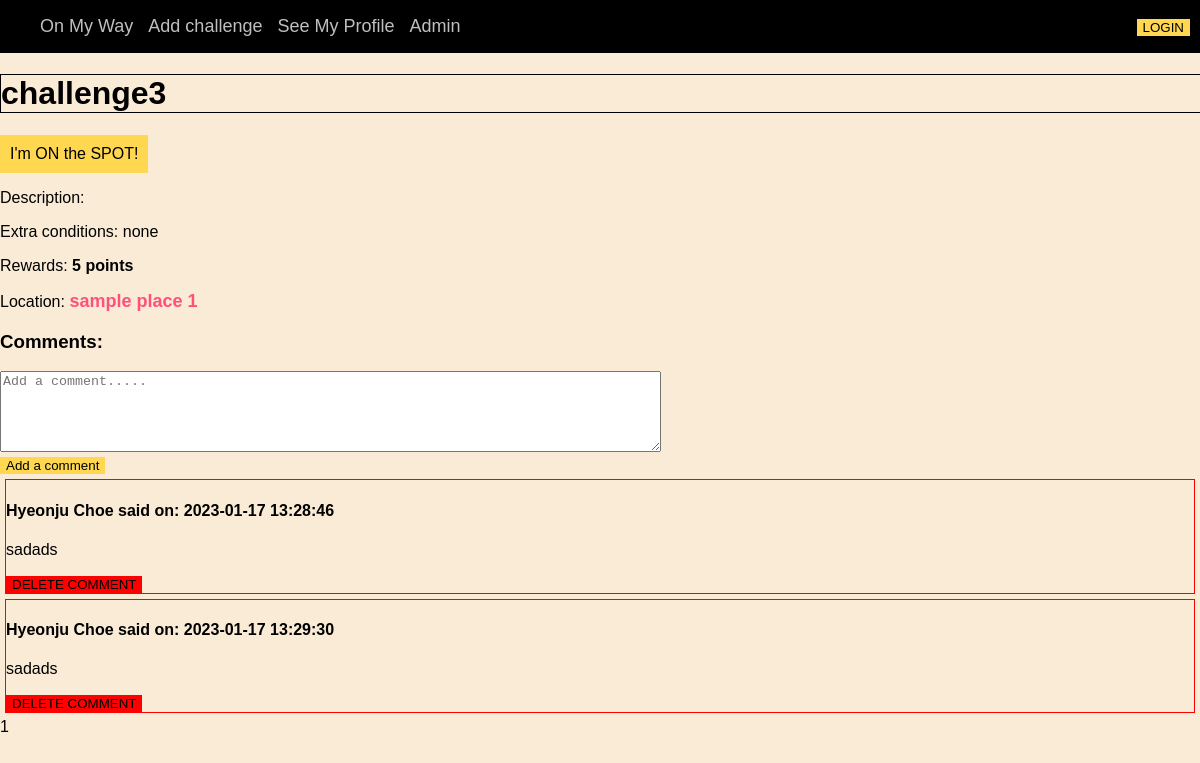
The page /index.php?action=challenge-specific&id=3 on the database its author committed.
### tables this page shows
CREATE TABLE challenges (
  id int(11) NOT NULL AUTO_INCREMENT,
  name varchar(30) DEFAULT NULL,
  content text NOT NULL,
  place_id int(11) NOT NULL,
  conditions varchar(100) DEFAULT NULL,
  score int(11) DEFAULT NULL,
  users_accomplished int(11) DEFAULT NULL,
  created_date datetime NOT NULL DEFAULT current_timestamp(),
  updated_date datetime NOT NULL DEFAULT current_timestamp(),
  PRIMARY KEY (id)
);

CREATE TABLE places (
  id int(11) NOT NULL AUTO_INCREMENT,
  name varchar(30) DEFAULT NULL,
  latitude decimal(18,15) NOT NULL DEFAULT 37.536228509594000,
  longitude decimal(18,15) NOT NULL DEFAULT 126.894975568805080,
  PRIMARY KEY (id)
);

CREATE TABLE challenge_comments (
  id int(11) NOT NULL AUTO_INCREMENT,
  content varchar(10000) DEFAULT NULL,
  date_added datetime NOT NULL,
  user_id int(11) NOT NULL,
  challenge_id int(11) NOT NULL,
  PRIMARY KEY (id)
);

CREATE TABLE users (
  id int(11) NOT NULL AUTO_INCREMENT,
  username varchar(64) NOT NULL,
  password varchar(64) NOT NULL,
  first_name varchar(64) NOT NULL,
  last_name varchar(64) NOT NULL,
  email varchar(64) NOT NULL,
  created_date datetime NOT NULL,
  admin tinyint(1) NOT NULL,
  PRIMARY KEY (id)
);

### controller/challenge-specific.php (called while the page is built, shortened)
<?php
require_once 'model/challengeManager.php';
require_once 'model/commentManager.php';
require_once 'controller/_paths.php';
$c_manager = new ChallengeManager();
$comment_manager = new CommentManager();
$id = $_GET['id'];
$challenge = $c_manager->getChallengeData($id);
$place = $c_manager->getPlace($challenge['place_id']);
$comments = $comment_manager->getAllCommentsForChallenge($id);
require_once 'view/challenge-specific-view.php';

### model/challengeManager.php (called while the page is built, shortened)
<?php
class ChallengeManager extends Db {
    public function getPlace($place_id) {
        $db = $this->connectDB();
        $place = $db->prepare("SELECT * FROM places WHERE id = ?");
        $place->execute([$place_id]);
        $place = $place->fetch();
        return $place;
    }
    public function getChallengeData($challengeId)
    {
        $db = $this->connectDB();
        $stmt = $db->prepare("SELECT * FROM challenges WHERE id=:id");
        $stmt->execute(['id' => $challengeId]);
        $challengeData = $stmt->fetch();
        return $challengeData;
    }
}

### controller/_paths.php (called while the page is built, shortened)
<?php
$root = "index.php?action=";
$admin_path = $root . "admin";
$createChallenge_path = $root . "create-challenge";
$listChallenges_path = $root . "list-challenges";
$challenge_path = $root . "challenge-specific";

### model/commentManager.php (called while the page is built, shortened)
<?php
class CommentManager extends Db {
    public function getAllCommentsForChallenge($id) {
        $db = $this->connectDB();
        $comments = $db->prepare(
            "SELECT challenge_comments.id, challenge_comments.content, challenge_comments.date_added, users.first_name, users.last_name
            FROM challenge_comments
            LEFT JOIN users
            ON challenge_comments.user_id = users.id
            WHERE challenge_comments.challenge_id = ?;"
        );
        $comments->execute([$id]);
        $comments = $comments->fetchAll();
        return $comments;
    }
}

### view/listComments.php (the view, shortened to what this page needs)
<section class="comments">
    <h3>Comments:</h3>
    <?php
    $path = $challenge_path . '&id=' . $id;
    ?>
    <form action="<?=$path?>" method="post">
        <textarea required name="comment_content" id="comment_content" cols="80" rows="5" placeholder="Add a comment....."></textarea>
        <br>
        <button name="add_comment" value="add_comment">Add a comment</button>
    </form>
    <?php
        if(isset($comments) && count($comments) > 0) {
            for($i=0; $i<count($comments); $i++) {
    ?>
                <div class="comment" style="border: 1px solid red; margin: 5px;">
                    <h4>
                        <?=
                        $comments[$i]['first_name'] . ' ' . $comments[$i]['last_name']
                        .' said on: '
                        . $comments[$i]['date_added']
                        ?>
                    </h4>
                    <p class="comment-content">
                        <?=$comments[$i]['content']?>
                    </p>
                    <form action="<?=$path?>" method="post">
                        <button style="background-color: red;" name="delete">DELETE COMMENT</button>
                    </form>
                </div>
    <?php
            }
        } else {
            echo "No Comments available for this challenge yet";
        }
    ?>
</section>

### view/challenge-specific-view.php (shortened to what this page needs)
<h1><?= $challenge['name'] ?></h1>
<div onclick="alert('hello!');" id="onspot">
    I'm ON the SPOT!
</div>
<div id="challenge">
    <p>Description:
    </p>
    <p>Extra conditions:
        <?= ($challenge['conditions'] == null || $challenge['conditions'] == "") ? "none":$challenge['conditions']?>
    </p>
    <p>Rewards:
        <strong><?= $challenge['score'] ?> points</strong>
    </p>
    <p>Location:
        <strong><a href="<?= $listChallenges_path ?>">
            <?= $place['name'] ?>
        </strong></a>
    </p>
    <?=require_once 'listComments.php'?>
    <div id="single-marker">
        <div id="map"></div>
    </div>
</div>
<?php
    $html = ob_get_clean();
    include 'template.php';
?>

### index.php (shortened to what this page needs)
<?php
    include_once "controller/_paths.php";
    $action = $_GET['action'] ?? '';
    switch($action) {
        case 'challenge-specific':
            include './controller/challenge-specific.php';
            break;
    }
?>

### view/template.php (shortened to what this page needs)
<!DOCTYPE html>
<html lang="en">
<head>
    <link rel="stylesheet" href="./public/styles.css" />
</head>
<body>
    <?php include 'header.php' ?>
    <?= $html ?>
</body>
</html>

### view/header.php (shortened to what this page needs)
<?php
    $highlight = 'color:white; font-weight:bolder';
?>
<header>
    <nav id="menu">
        <ul>
            <li><a href="<?= $root ?>" style="<?= $action == '' ? $highlight:'' ?>">On My Way</a></li>
            <li><a href="<?= $createChallenge_path ?>" style="<?= $action == 'create-challenge' ? $highlight:'' ?>">Add challenge</a></li>
                <li><a href="<?= $$userProfile_path ?>" style="<?= $action == 'my-profile' ? $highlight:'' ?>">See My Profile</a></li>
                <li><a href="<?= $admin_path ?>" style="<?= $action == 'admin' ? $highlight:'' ?>">Admin</a></li>
        </ul>
    </nav>
    <form method="POST" id="login-box">
        <?php if(isset($_SESSION['user']) && !isset($_POST['log_out'])){?>
            <span>
                Hi <strong><?= $_SESSION['user'] ?></strong>!
            </span>
            <button type="submit" name="log_out">LOG OUT</button>
        <?php }else if(isset($_POST['log_out']) || !isset($_SESSION['user'])){
        ?>
            <button type="submit">LOGIN</button>
        <?php } ?>
    </form>
</header>

### public/styles.css (style rules this page uses)
body { font-family: Verdana, Geneva, Tahoma, sans-serif; width: auto; background-color: antiquewhite; }
h1 { width: 100%; border: 1px solid black; background-color: antiquewhite; }
button { margin-right: 10px; background-color: #FFD750; border: none; text-align: left; }
a { color: #FF5078; text-decoration: none; font-size: large; }
html, body { margin: 0; }
header { display: flex; justify-content: space-between; align-items: center; background-color: black; color: white; }
#menu ul { display: flex; list-style-type: none; }
#menu ul li { padding-right: 15px; }
#menu ul li a { color: rgba(255, 255, 255, 0.75); }
#single-marker { height: 400px; width: 100vw; }
#map { height: 100%; width: 100%; }
#challenge { width: fit-content; }
#onspot { width: fit-content; height: fit-content; padding: 10px; background-color: #FFD750; text-align: center; }

### rows shown on the page
challenges: name "challenge3", score "5"
places: name "sample place 1"
challenge_comments: user.first_name "Hyeonju", user.last_name "Choe", date_added "2023-01-17 13:28:46", content "sadads"
challenge_comments: user.first_name "Hyeonju", user.last_name "Choe", date_added "2023-01-17 13:29:30", content "sadads"

### other values the page prints
require_once 'listComments.php' "1"
